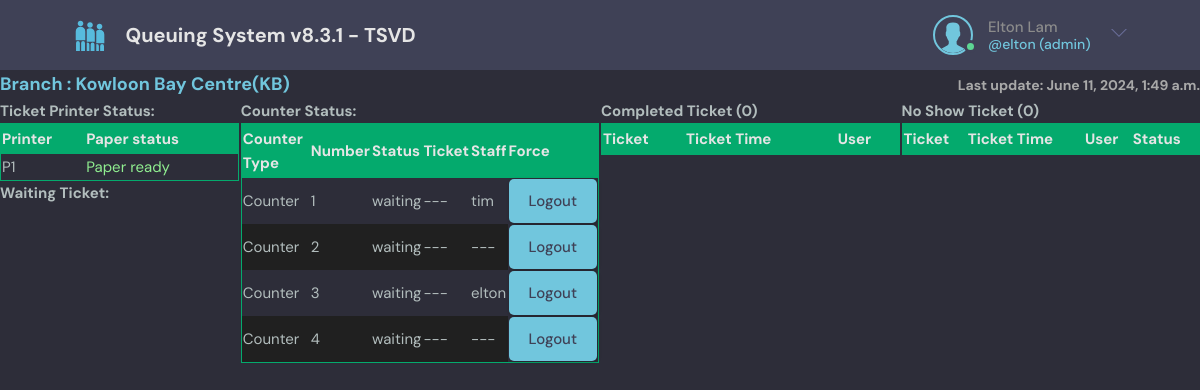
Before: /supervisor/1/ (signed in) with the older database file.
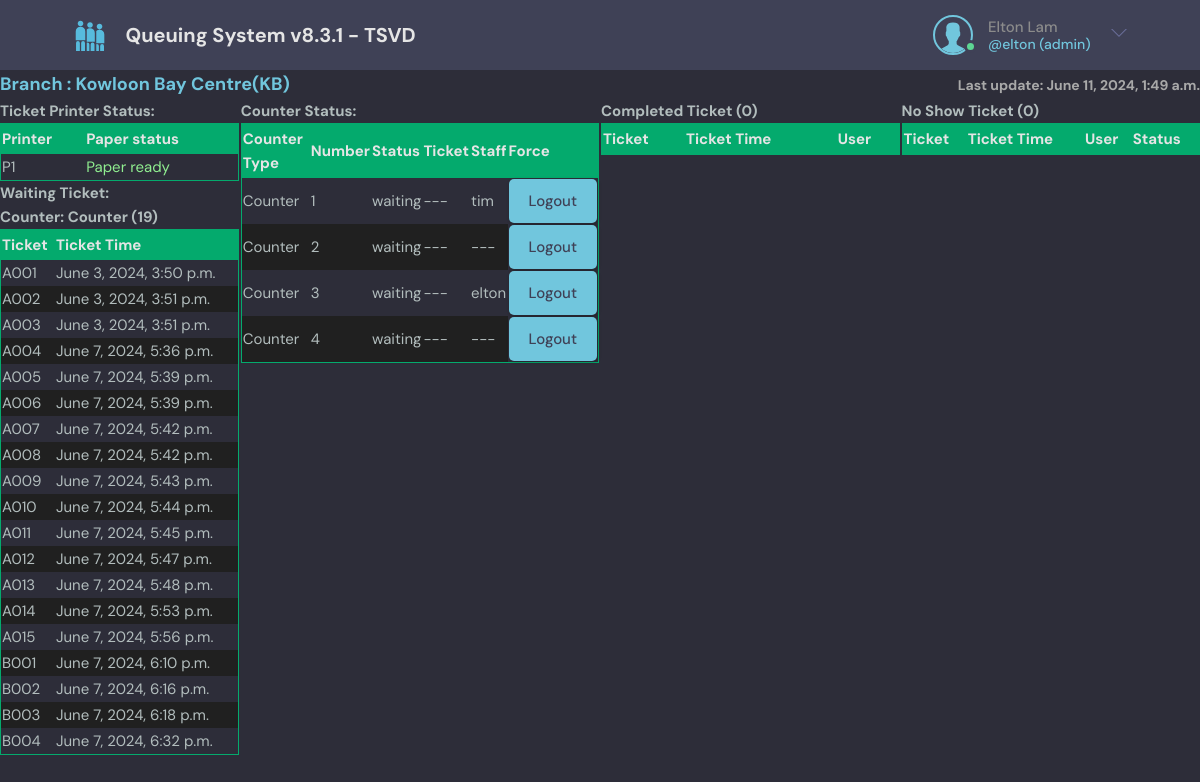
After: the same page with the newer database file.
### base/models.py (models this page shows, shortened)
class PrinterStatus(models.Model):
    branch = models.ForeignKey(Branch, on_delete=models.SET_NULL, blank=True, null=True)  # if name='global' branch should be null
    printernumber = models.TextField(null=True, blank=True)
    status = models.TextField(null=True, blank=True) # 1
    statustext = models.TextField(null=True, blank=True)
    updated = models.DateTimeField(auto_now=True)
    created = models.DateTimeField(auto_now_add=True) # auto_now_add just auto add once (the first created)
    class Meta:
        unique_together = ('branch', 'printernumber',)
        ordering = ['-updated', '-created']

class CounterStatus(models.Model):
    countertype = models.ForeignKey(CounterType, on_delete=models.SET_NULL, blank=True, null=True)
    counternumber = models.CharField(max_length=200, null=True)
    voice = models.CharField(max_length=50, null=True, blank=True, default='[SC]', help_text='[SC] = Service Counter, [C1] = Counter one, [CASHIER] = Cashier, Blank = No voice')
    enabled = models.BooleanField(default=True)
    status = models.TextField(default=lcounterstatus[0])
    tickettemp = models.ForeignKey(TicketTemp, on_delete=models.SET_NULL, blank=True, null=True)
    user = models.ForeignKey(User, on_delete=models.SET_NULL, blank=True, null=True)
    loged = models.BooleanField(default=False)
    logintime = models.DateTimeField(null=True, blank=True)
    lastactive = models.DateTimeField(null=True, blank=True)
    flashid = models.IntegerField(null=True, blank=True, default=1)

class CounterType(models.Model):
    enabled = models.BooleanField(default=True)
    branch = models.ForeignKey(Branch, on_delete=models.SET_NULL, blank=True, null=True)
    name = models.CharField(max_length=200, null=False)
    lang1 = models.CharField(max_length=200, null=True, blank=True, default='')
    lang2 = models.CharField(max_length=200, null=True, blank=True, default='')
    lang3 = models.CharField(max_length=200, null=True, blank=True, default='')
    lang4 = models.CharField(max_length=200, null=True, blank=True, default='')
    displayscrollingtext = models.TextField(null=True, blank=True, default='Testing 123...')
    vert_showcounter = models.BooleanField(default=True)
    vert_showlatest = models.BooleanField(default=True)
    vert_latestpagehold = models.IntegerField(default=10)
    showcounter = models.BooleanField(default=True)
    showlatest = models.BooleanField(default=True)
    latestpagehold = models.IntegerField(default=6)
    countermode = models.CharField(max_length=200, null=False, blank=False, default='normal', verbose_name='Counter Mode', help_text='Normal mode=normal, Call Centre mode=cc, Restaurant mode=res') # normal, callcentre
    nextcounter = models.IntegerField(default=0)  # only for CallCentre mode system auto assign ticket to counter
    updated = models.DateTimeField(auto_now=True)
    created = models.DateTimeField(auto_now_add=True) # auto_now_add just auto add once (the first created)
    class Meta:
        ordering = ['branch']
        unique_together = ('branch', 'name',)

class TicketTemp(models.Model):
    tickettype = models.CharField(max_length=200)
    ticketnumber = models.CharField(max_length=200)
    branch = models.ForeignKey(Branch, on_delete=models.SET_NULL, blank=True, null=True)
    step = models.IntegerField(default=1)
    countertype = models.ForeignKey(CounterType, on_delete=models.SET_NULL, blank=True, null=True)
    ticketroute= models.ForeignKey(TicketRoute, on_delete=models.SET_NULL, blank=True, null=True)
    ticketformat= models.ForeignKey(TicketFormat, on_delete=models.SET_NULL, blank=True, null=True)
    status = models.TextField(default=lcounterstatus[0])
    locked = models.BooleanField(default=False)
    tickettime = models.DateTimeField()
    tickettext = models.TextField(default='', blank=True, null=True)
    printernumber = models.TextField(default='', blank=True, null=True)  # format printer 1 and 2 print: <NO>1</NO><NO>2</NO>
    printedtimes = models.IntegerField(default=0)
    user = models.ForeignKey(User, on_delete=models.SET_NULL, blank=True, null=True)
    remark = models.TextField(default='', blank=True, null=True)
    securitycode = models.CharField(max_length=10, default='', blank=True, null=True)
    myticketlink = models.CharField(max_length=1000, default='', blank=True, null=True)
    createdby = models.ForeignKey(User, on_delete=models.SET_NULL, blank=True, null=True, default=None, related_name='createdbytemp')
    booking_tickettype = models.CharField(max_length=200, null=True, blank=True, default='')
    booking_ticketnumber = models.CharField(max_length=200, null=True, blank=True, default='')
    booking_time = models.DateTimeField(null=True, blank=True, default=None)
    booking_name = models.CharField(max_length=200, null=True, blank=True, default='')
    booking_score = models.IntegerField(default=0)
    booking_id = models.IntegerField(null=True, blank=True, default=None)
    ticket = models.ForeignKey(Ticket, on_delete=models.SET_NULL, blank=True, null=True)

### base/decorators.py (the view)
        def wrapper_func(request, *args, **kwargs):
            group_name = None
            auth = False
            if request.user.groups.exists():
                groups = request.user.groups.all()
                for group in groups :
                    group_name = group.name
                    if group_name in allowed_roles:
                        auth = True
                        return view_func(request, *args, **kwargs)
            if request.user.is_superuser == True:
                auth = True
                return view_func(request, *args, **kwargs)
            if auth == False:
                return HttpResponse('You are not authorized to view the page')

### base/templates/base/supervisor.html (shortened to what the changed rows need)
{% extends 'main.html' %}
{% load tz %}
{% load static %}
{% block content %}
<h1 class="header_superv">
    <div class="">Branch : {{branch.name}}({{branch.bcode}})</div>
    <div class="header_superv_last">Last update: {{now|timezone:localtimezone}}</div>
</h1>
<div class="superv-container">
    <div>
        <h3>Ticket Printer Status:</h3>
        <table class="table-style">
            <thead>
                <tr>
                    <th>Printer</th>
                    <th>Paper status</th>
                </tr>
            </thead>
            <tbody>
            {% for printer in printerstatuslist %}
            <tr>
                <td>{{printer.printernumber}}</td>
                {% if printer.status == "<P_FINE>" %}
                    <td style="color:lightgreen" >{{printer.statustext}}</td>
                {% elif printer.status == "<P_NEAREND>" %}
                    <td style="color:yellow" >{{printer.statustext}}</td>
                {% elif printer.status == "<P_END>" %}
                    <td style="color:red" >{{printer.statustext}}</td>
                {% elif printer.status == "<OPEN>" %}
                    <td style="color:orange" >{{printer.statustext}}</td>
                {% else %}
                    <td>{{printer.statustext}}</td>
                {% endif %}
            </tr>
            {% endfor %}
            </tbody>
        </table>
        <h3>Waiting Ticket: </h3>
        {% for table in qlist %}
        {% if table.count > 0 %}
            <h3>Counter: {{table.0.countertype.lang1}} ({{table.count}})</h3>
            <table class="table-style">
                <thead>
                    <tr>
                        <th>Ticket</th>
                        <th>Ticket Time</th>
                    </tr>
                </thead>
                <tbody>
                {% for ticket in table %}
                <tr>
                    <td>{{ticket.tickettype}}{{ticket.ticketnumber}}</td>
                    <td>{{ ticket.tickettime|timezone:localtimezone }}</td>
                </tr>
                {% endfor %}
                </tbody>
            </table>
        {% endif %}
        {% endfor %}
    </div>
    <div>
            <table class="table-style">
                <thead>
                    <tr>
                        <th>Counter Type</th>
                        <th>Number</th>
                        <th>Status</th>
                        <th>Ticket</th>
                        <th>Staff</th>
                        <th>Force</th>
                    </tr>
                </thead>
                <tbody>
                {% for table in counterstatus %}
                {% for counter in table %}
                <tr>
                    <td>{{ counter.countertype.lang1 }}</td>
                    <td>{{ counter.counternumber }}</td>
                    <td>{{ counter.status }}</td>
                    {% if counter.tickettemp == None %}
                        <td>---</td>
                    {% else %}
                        <td>{{ counter.tickettemp }}</td>
                    {% endif %}
                    {% if counter.user == None %}
                        <td>---</td>
                    {% else %}
                        <td>{{ counter.user }}</td>
                    {% endif %}
                    <form action="" method="POST">
                        <td style="border: 0;background-color:var(--color-bg)"><a class="btn btn--main" href="{% url 'forcelogout' branch.id counter.id %}">Logout</a></td>
                    </form>
                </tr>
                {% endfor %}
                {% endfor %}
                </tbody>
            </table>
    </div>
    <div>
        <table class="table-style">
            <thead>
                <tr>
                    <th>Ticket</th>
                    <th>Ticket Time</th>
                    <th>User</td>
                </tr>
            </thead>
        </table>
    </div>
    <div>
        <table class="table-style">
            <thead>
                <tr>
                    <th>Ticket</th>
                    <th>Ticket Time</th>
                    <th>User</td>
                    <th>Status</th>
                </tr>
            </thead>
        </table>
    </div>
</div>
{% endblock content %}

Changed rows visible on the page:
added TicketTemp: countertype.lang1 "Counter", tickettype "A", ticketnumber "001", tickettime "June 3, 2024, 3:50 p.m."
added TicketTemp: tickettype "A", ticketnumber "002", tickettime "June 3, 2024, 3:51 p.m."
added TicketTemp: tickettype "A", ticketnumber "003", tickettime "June 3, 2024, 3:51 p.m."
added TicketTemp: tickettype "A", ticketnumber "004", tickettime "June 7, 2024, 5:36 p.m."
added TicketTemp: tickettype "A", ticketnumber "005", tickettime "June 7, 2024, 5:39 p.m."
added TicketTemp: tickettype "A", ticketnumber "006", tickettime "June 7, 2024, 5:39 p.m."
added TicketTemp: tickettype "A", ticketnumber "007", tickettime "June 7, 2024, 5:42 p.m."
added TicketTemp: tickettype "A", ticketnumber "008", tickettime "June 7, 2024, 5:42 p.m."
added TicketTemp: tickettype "A", ticketnumber "009", tickettime "June 7, 2024, 5:43 p.m."
added TicketTemp: tickettype "A", ticketnumber "010", tickettime "June 7, 2024, 5:44 p.m."
added TicketTemp: tickettype "A", ticketnumber "011", tickettime "June 7, 2024, 5:45 p.m."
added TicketTemp: tickettype "A", ticketnumber "012", tickettime "June 7, 2024, 5:47 p.m."
added TicketTemp: tickettype "A", ticketnumber "013", tickettime "June 7, 2024, 5:48 p.m."
added TicketTemp: tickettype "A", ticketnumber "014", tickettime "June 7, 2024, 5:53 p.m."
added TicketTemp: tickettype "A", ticketnumber "015", tickettime "June 7, 2024, 5:56 p.m."
added TicketTemp: tickettype "B", ticketnumber "001", tickettime "June 7, 2024, 6:10 p.m."
added TicketTemp: tickettype "B", ticketnumber "002", tickettime "June 7, 2024, 6:16 p.m."
added TicketTemp: tickettype "B", ticketnumber "003", tickettime "June 7, 2024, 6:18 p.m."
added TicketTemp: tickettype "B", ticketnumber "004", tickettime "June 7, 2024, 6:32 p.m."
Other visible differences:
new list line: "Counter: ( 19 ) Ticket Ticket Time"
